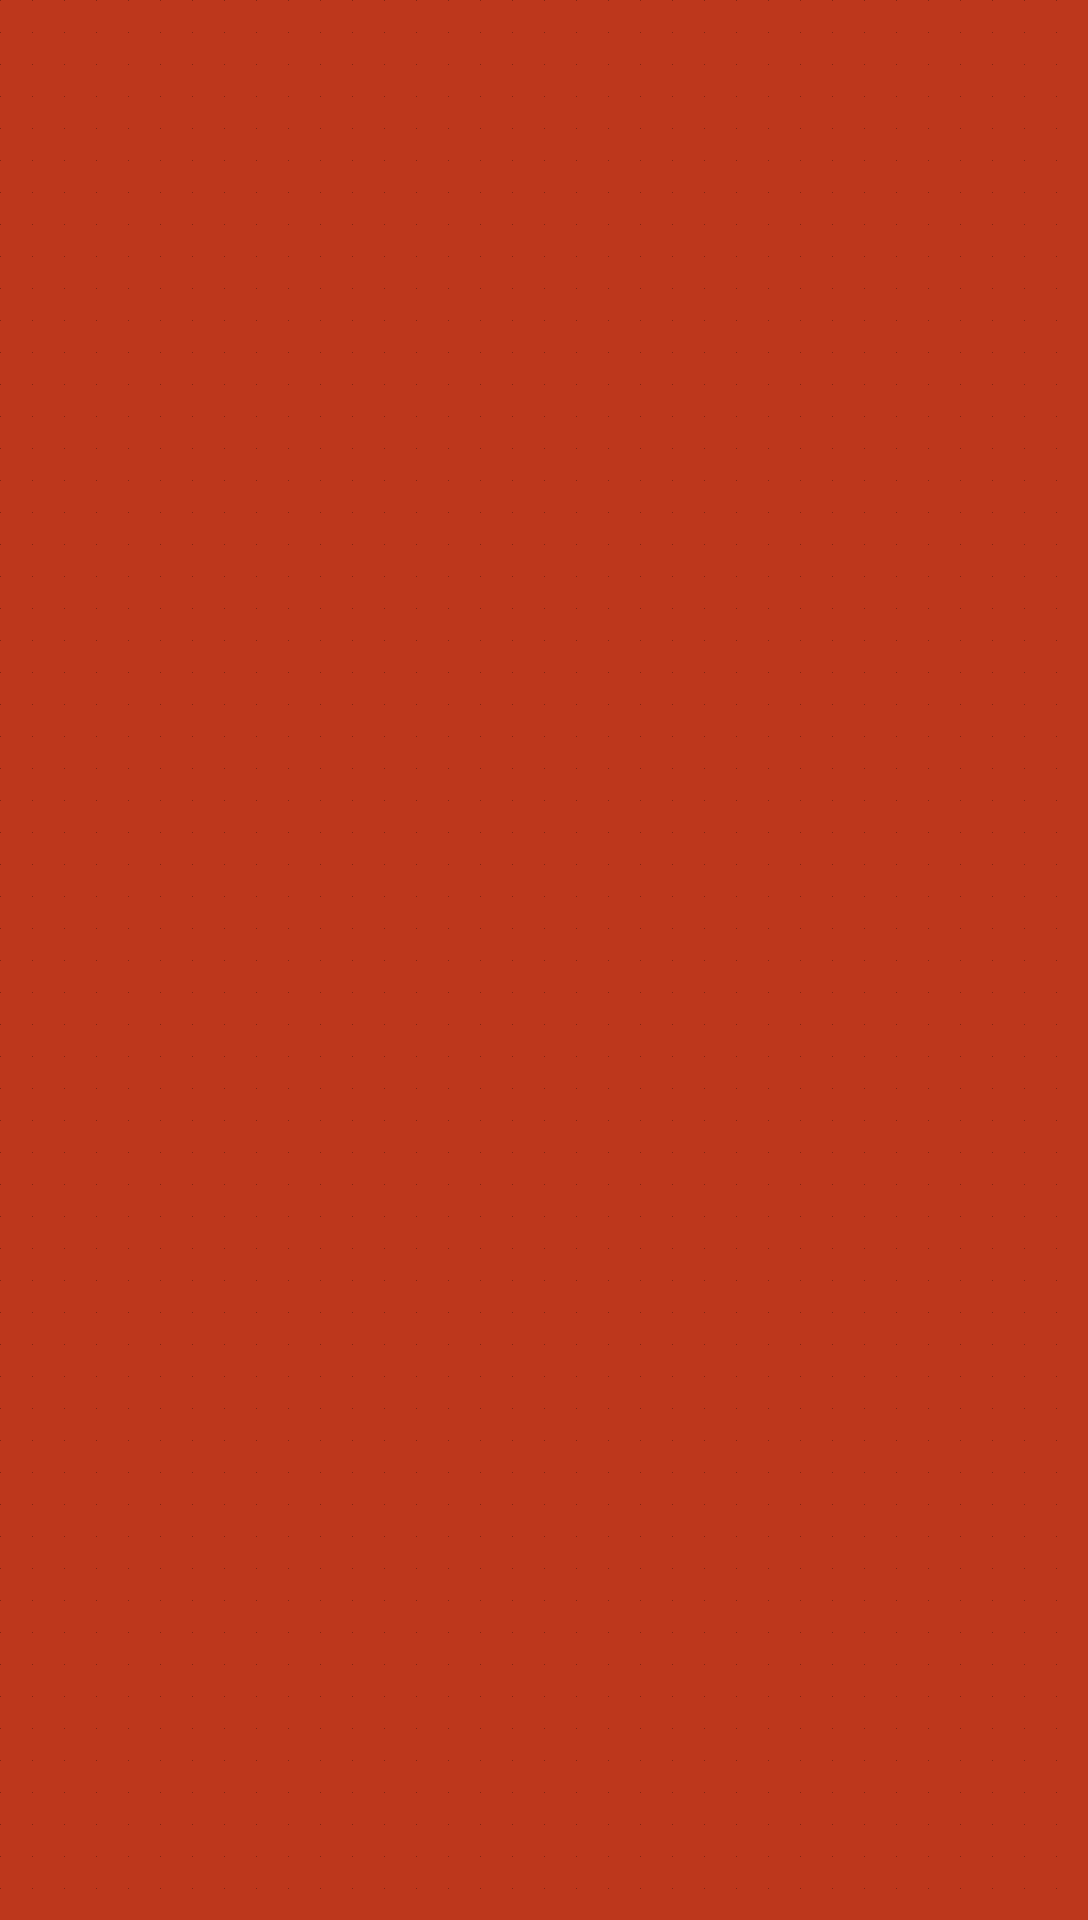

The image is a tile-based game level rendered from a .tmx file. Its description and source (layers, tilesets, objects; grid data summarised) follow:
An orthogonal 34x60 tile map with 32x32 px tiles, 2 tile layers (Tile Layer 1, Tile Layer 2) and 29 objects.

<map version="1.10" tiledversion="1.10.2" orientation="orthogonal" renderorder="right-down" width="34" height="60" tilewidth="32" tileheight="32" infinite="0" nextlayerid="4" nextobjectid="42">
 <tileset firstgid="1" name="tile2" tilewidth="32" tileheight="32" tilecount="15" columns="5">
  <image source="tile2.png" width="180" height="120" />
 </tileset>
 <layer id="1" name="Tile Layer 1" width="34" height="60">
  <data>[2040 cells, 2040 non-empty, 1 distinct tile ids]</data>
 </layer>
 <layer id="2" name="Tile Layer 2" width="34" height="60">
  <data>[2040 cells, 0 non-empty, 0 distinct tile ids]</data>
 </layer>
 <objectgroup id="3" name="corners">
  <object id="9" x="8.75556" y="1935.78" width="0.0666667" height="0.0222222" />
  <object id="12" x="-17" y="-0.0625" width="16.9375" height="1919.56" />
  <object id="13" x="-1" y="1919.5" width="1090" height="23.5" />
  <object id="14" x="1089" y="-1" width="47" height="1919" />
  <object id="17" x="1312" y="1104" />
  <object id="18" x="372" y="1216" width="168" height="140" />
  <object id="19" x="438" y="1470" width="156" height="112" />
  <object id="20" x="428" y="1662" width="52" height="94" />
  <object id="21" x="156" y="1620" width="146" height="128" />
  <object id="22" x="818" y="1776" width="150" height="106" />
  <object id="23" x="954" y="1604" width="66" height="28" />
  <object id="24" x="712" y="1254" width="118" height="186" />
  <object id="25" x="740" y="1544" width="64" height="188" />
  <object id="26" x="842" y="904" width="64" height="108" />
  <object id="27" x="526" y="796" width="250" height="290" />
  <object id="28" x="140" y="536" width="638" height="1130" />
  <object id="29" x="216" y="686" width="490" height="764" />
  <object id="30" x="926" y="446" width="70" height="350" />
  <object id="31" x="474" y="570" width="170" height="116" />
  <object id="32" x="-6.06061" y="263.636" width="518.182" height="218.182" />
  <object id="33" x="506.061" y="190.909" width="130.303" height="184.848" />
  <object id="34" x="193.939" y="45.4545" width="363.636" height="221.212" />
  <object id="35" x="860.606" y="160.606" width="163.636" height="133.333" />
  <object id="36" x="881.818" y="427.273" width="9.09091" height="33.3333" />
  <object id="37" x="772.727" y="266.667" width="3.0303" />
  <object id="38" x="742.424" y="42.4242" width="118.182" height="133.333" />
  <object id="39" x="736.364" y="366.667" width="45.4545" height="69.697" />
  <object id="40" x="696.97" y="212.121" width="151.515" height="190.909" />
  <object id="41" x="545.455" y="424.242" width="187.879" height="84.8485" />
 </objectgroup>
</map>
